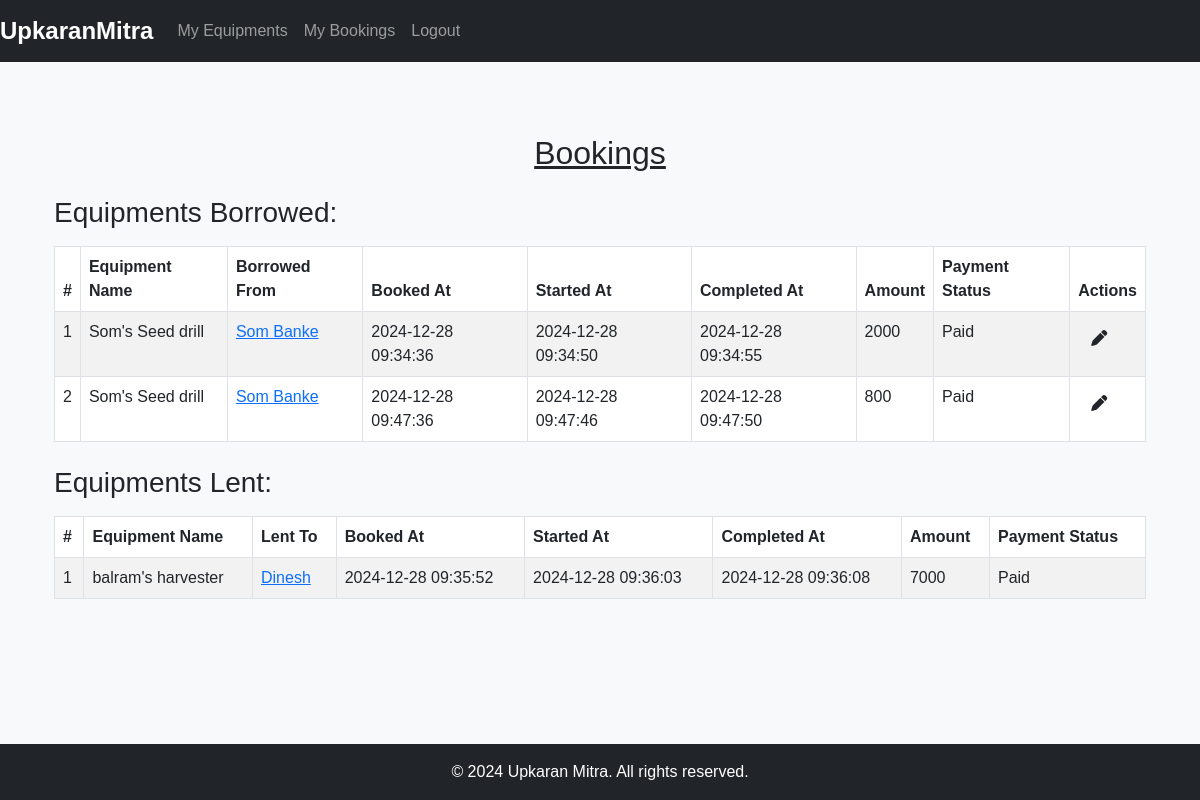
The page /myBookings (signed in) on the database its author committed.
### tables this page shows
CREATE TABLE `booking`(
    `id` INTEGER PRIMARY KEY AUTOINCREMENT,
    `user_id` INTEGER NOT NULL,
    `user_equipment_id` INTEGER NOT NULL,
    `booked_at` TEXT,
    `started_at` TEXT,
    `completed_at` TEXT,
    `amount` INTEGER,
    `is_payment_done` INTEGER NOT NULL CHECK (`is_payment_done` IN (0,1)),
    FOREIGN KEY (`user_id`) REFERENCES `user`(`id`)
    FOREIGN KEY (`user_equipment_id`) REFERENCES `user_equipments`(`id`)
);

CREATE TABLE `user_equipments`(
    `id` INTEGER PRIMARY KEY AUTOINCREMENT,
    `user_id` INTEGER NOT NULL,
    `name` TEXT,
    `equipment_category_id` INTEGER NOT NULL,
    `used_for` TEXT,
    `image` BLOB,
    `rate` INTEGER,
    `unit` TEXT,
    `specification` TEXT, `is_available` INTEGER NOT NULL CHECK (`is_available` IN (0,1)) DEFAULT 1,
    FOREIGN KEY (`user_id`) REFERENCES `user`(`id`),
    FOREIGN KEY (`equipment_category_id`) REFERENCES `equipment_category`(`id`)
);

CREATE TABLE `user`(
    `id` INTEGER PRIMARY KEY AUTOINCREMENT,
    `name` TEXT,
    `phone_number` TEXT NOT NULL UNIQUE,
    `email` TEXT,
    `password` TEXT NOT NULL,
    `address_id` INTEGER NOT NULL,
    FOREIGN KEY (`address_id`) REFERENCES `address`(`id`)
);

### routes/bookings.py (the view)
@bookings_bp.route('/myBookings', methods=['GET'])
def my_bookings():
    user_id = session['id']
    query = """
    SELECT b.id, b.booked_at, b.started_at, b.completed_at, b.amount, b.is_payment_done,
    ue.name as equipment_name, ue.user_id as borrowed_from_id, u.name as borrowed_from_name
    FROM booking b
    JOIN user_equipments ue ON b.user_equipment_id = ue.id
    JOIN user u ON ue.user_id = u.id
    WHERE b.user_id = ?
    """
    equipments_borrowed = db.execute_select_all_query(query, (user_id,))
    query = """
    SELECT b.id, b.booked_at, b.started_at, b.completed_at, b.amount, b.is_payment_done,
    ue.name as equipment_name, b.user_id as lent_to_id, u.name as lent_to_name
    FROM booking b
    JOIN user_equipments ue ON b.user_equipment_id = ue.id
    JOIN user u ON b.user_id = u.id
    WHERE ue.user_id = ?
    """
    equipments_lent = db.execute_select_all_query(query, (user_id,))
    if equipments_borrowed or equipments_lent:
        return render_template('my_booking.html', equipments_borrowed=equipments_borrowed, equipments_lent=equipments_lent)
    else:
        flash("You don't have any bookings at the moment", "success")
        return render_template('my_booking.html', equipments_borrowed=equipments_borrowed, equipments_lent=equipments_lent)

### database.py (called while the page is built)
    def connect(self):
        try:
            conn = sqlite3.connect(self.db_name)
            return conn
        except sqlite3.Error as e:
            print(f"Failed to connect to the database: {e}")
            return None

    def execute_select_all_query(self, query, params=()):
        conn = self.connect()
        conn.row_factory = sqlite3.Row  # This enables column access by name
        if conn:
            cursor = conn.cursor()
            try:
                cursor.execute(query, params)
                if cursor:
                    rows = cursor.fetchall()
                    records = [dict(row) for row in rows]  # Convert rows to dictionaries
                else:
                    records = []
            except sqlite3.Error as e:
                print(f"Failed to execute Query: {e}")
                records = []
            finally:
                if cursor:
                    cursor.close()
                if conn:
                    conn.close()
        return records

### templates/my_booking.html (shortened to what this page needs)
{% extends "base.html" %}
{% block content %}
<div class="container mt-4">
    <h2 class="text-center mb-4"><u>Bookings</u></h2>
    <h3 class="mb-3">Equipments Borrowed:</h3>
    <table class="table table-striped table-bordered">
        <thead class="thead-dark">
            <tr>
                <th>#</th>
                <th>Equipment Name</th>
                <th>Borrowed From</th>
                <th>Booked At</th>
                <th>Started At</th>
                <th>Completed At</th>
                <th>Amount</th>
                <th>Payment Status</th>
                <th>Actions</th>
            </tr>
        </thead>
        <tbody>
            {% if equipments_borrowed %}
                {% for booking in equipments_borrowed %}
                    <tr>
                        <td>{{ loop.index }}</td>
                        <td>{{ booking.equipment_name }}</td>
                        <td>
                            <a href="#" data-borrowed-from-id="{{ booking.borrowed_from_id }}">
                              {{ booking.borrowed_from_name }}
                            </a>
                        </td>
                        <td>{{ booking.booked_at }}</td>
                        <td>{{ booking.started_at }}</td>
                        <td>{{ booking.completed_at }}</td>
                        <td>{{ booking.amount }}</td>
                        <td>{{ 'Paid' if booking.is_payment_done else 'Pending' }}</td>
                        <td>
                            <button class="btn" onclick="openEditModal('{{ booking.id }}', '{{ booking.started_at is not none }}', '{{ booking.completed_at is not none }}')">
                                <i class="fas fa-pen"></i>
                            </button>
                        </td>
                    </tr>
                {% endfor %}
            {% else %}
                <tr>
                    <td colspan="9" class="text-center">No bookings found</td>
                </tr>
            {% endif %}
        </tbody>
    </table>
</div>
<div class="container mt-4">
    <h3 class="mb-3">Equipments Lent:</h3>
    <table class="table table-striped table-bordered">
        <thead class="thead-dark">
            <tr>
                <th>#</th>
                <th>Equipment Name</th>
                <th>Lent To</th>
                <th>Booked At</th>
                <th>Started At</th>
                <th>Completed At</th>
                <th>Amount</th>
                <th>Payment Status</th>
            </tr>
        </thead>
        <tbody>
            {% if equipments_lent %}
                {% for booking in equipments_lent %}
                    <tr>
                        <td>{{ loop.index }}</td>
                        <td>{{ booking.equipment_name }}</td>
                        <td>
                            <a href="#" data-lent-to-id="{{ booking.lent_to_id }}">
                              {{ booking.lent_to_name }}
                            </a>
                        </td>
                        <td>{{ booking.booked_at }}</td>
                        <td>{{ booking.started_at }}</td>
                        <td>{{ booking.completed_at }}</td>
                        <td>{{ booking.amount }}</td>
                        <td>{{ 'Paid' if booking.is_payment_done else 'Pending' }}</td>
                    </tr>
                {% endfor %}
            {% else %}
                <tr>
                    <td colspan="8" class="text-center">No bookings found</td>
                </tr>
            {% endif %}
        </tbody>
    </table>
</div>
{% endblock %}

### templates/base.html (shortened to what this page needs)
<!DOCTYPE html>
<html lang="en">
<head>
    <link rel="stylesheet" href="https://cdn.jsdelivr.net/npm/bootstrap@5.3.0/dist/css/bootstrap.min.css">
    <link rel="stylesheet" href="https://cdnjs.cloudflare.com/ajax/libs/font-awesome/6.0.0-beta3/css/all.min.css">
    <link rel="stylesheet" href="{{ url_for('static', filename='css/base.css') }}">
    <link rel="stylesheet" href="{{ url_for('static', filename='css/my_equipment.css') }}">
</head>
<body>
    <div class="d-flex flex-column min-vh-100">
        <nav class="navbar navbar-expand-lg navbar-dark bg-dark">
            <a class="navbar-brand" href="/">UpkaranMitra</a>
            <div class="collapse navbar-collapse" id="navbarNav">
                <ul class="navbar-nav ml-auto">
                    {% if session['id'] %}
                        <li class="nav-item"><a class="nav-link" href="/myEquipments">My Equipments</a></li>
                        <li class="nav-item"><a class="nav-link" href="/myBookings">My Bookings</a></li>
                        <li class="nav-item"><a class="nav-link" href="/logout">Logout</a></li>
                    {% else %}
                        <li class="nav-item"><a class="nav-link" href="/login">Login</a></li>
                        <li class="nav-item"><a class="nav-link" href="/register">Register</a></li>
                    {% endif %}
                </ul>
            </div>
        </nav>
        <div class="container flex-grow-1 mt-5">
            {% block content %}{% endblock %}
        </div>
        <footer class="bg-dark text-white text-center py-3 mt-auto">
            <p style="margin-bottom: 0rem;">&copy; 2024 Upkaran Mitra. All rights reserved.</p>
        </footer>
    </div>
</body>
</html>

### static/css/base.css (style rules this page uses)
body { font-family: 'Arial', sans-serif; margin: 0; display: flex; flex-direction: column; min-height: 100vh; }
.navbar-brand { font-size: 1.5rem; font-weight: bold; }
.container { flex-grow: 1; }
footer { width: 100%; }

### static/css/my_equipment.css (style rules this page uses)
body { background-color: #f8f9fa; }

### rows shown on the page
booking: equipment_name "Som's Seed drill", borrowed_from_name "Som Banke", booked_at "2024-12-28 09:34:36", started_at "2024-12-28 09:34:50", completed_at "2024-12-28 09:34:55", amount "2000", is_payment_done "Paid"
booking: equipment_name "Som's Seed drill", borrowed_from_name "Som Banke", booked_at "2024-12-28 09:47:36", started_at "2024-12-28 09:47:46", completed_at "2024-12-28 09:47:50", amount "800", is_payment_done "Paid"
booking: equipment_name "balram's harvester", lent_to_name "Dinesh", booked_at "2024-12-28 09:35:52", started_at "2024-12-28 09:36:03", completed_at "2024-12-28 09:36:08", amount "7000", is_payment_done "Paid"
